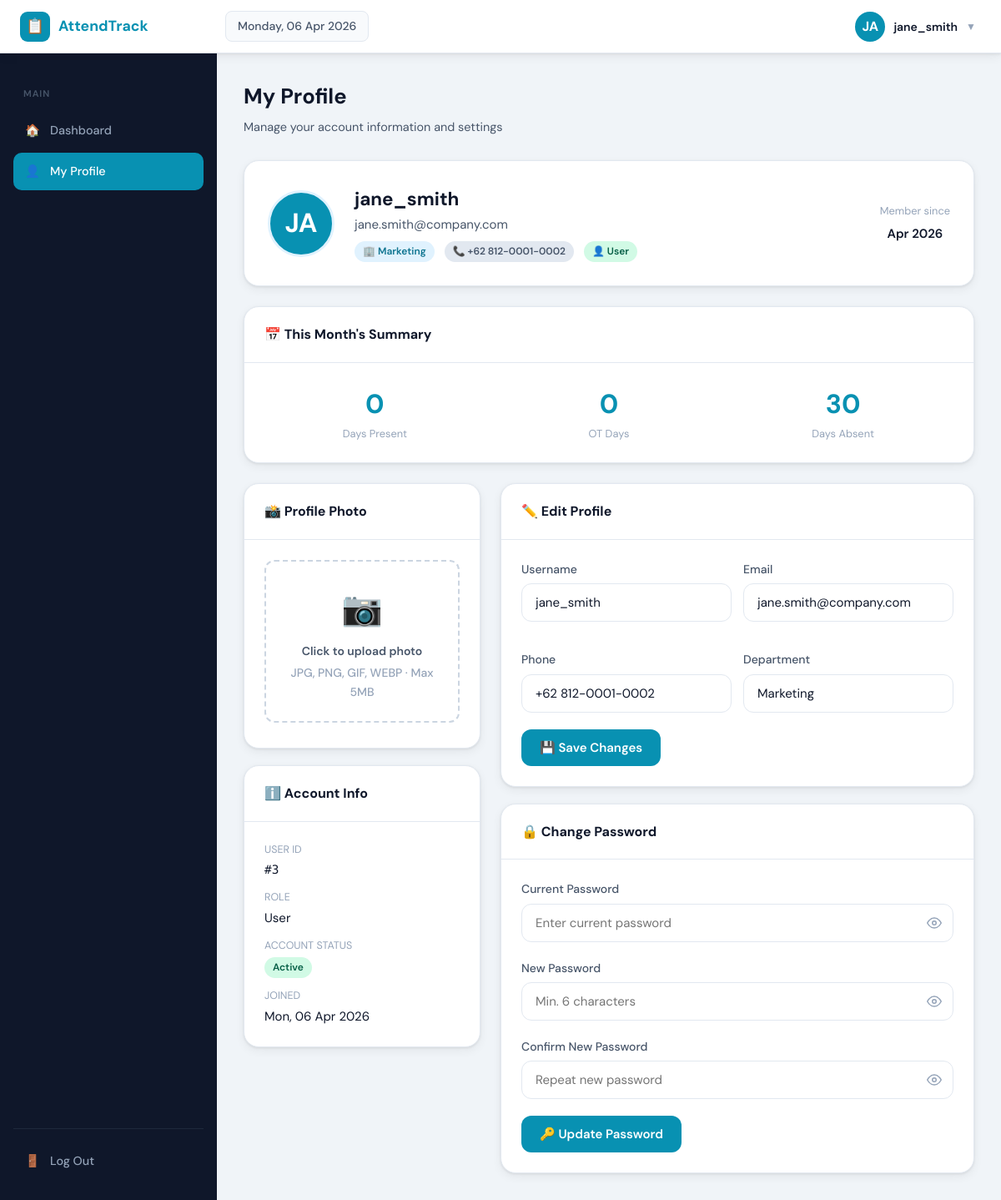
Screenshot of /profile.php (signed in) with the database file from the repository.
### tables this page shows
CREATE TABLE IF NOT EXISTS `users` (
  `id`          INT           NOT NULL AUTO_INCREMENT,
  `username`    VARCHAR(30)   NOT NULL,
  `email`       VARCHAR(100)  NOT NULL,
  `password`    VARCHAR(255)  NOT NULL,
  `role`        ENUM('user','admin') NOT NULL DEFAULT 'user',
  `phone`       VARCHAR(20)   DEFAULT NULL,
  `department`  VARCHAR(100)  DEFAULT NULL,
  `work_start`  TIME          DEFAULT NULL,
  `work_end`    TIME          DEFAULT NULL,
  `profile_pic` MEDIUMTEXT    DEFAULT NULL,
  `is_active`   TINYINT(1)    NOT NULL DEFAULT 1,
  `created_at`  DATETIME      NOT NULL DEFAULT CURRENT_TIMESTAMP,
  `updated_at`  DATETIME      DEFAULT CURRENT_TIMESTAMP ON UPDATE CURRENT_TIMESTAMP,
  PRIMARY KEY (`id`),
  UNIQUE KEY `uq_username` (`username`),
  UNIQUE KEY `uq_email` (`email`)
);

### config.php (called while the page is built, shortened)
<?php
function e($str) {
    return htmlspecialchars((string)$str, ENT_QUOTES, 'UTF-8');
}

### functions.php (called while the page is built, shortened)
<?php
require_once __DIR__ . '/config.php';
function getUserById($id) {
    $db = getDB();
    $stmt = $db->prepare("SELECT * FROM users WHERE id = ?");
    $stmt->execute([$id]);
    return $stmt->fetch();
}
function getUserAttendance($userId, $from = null, $to = null, $limit = 30) {
    $db = getDB();
    $params = [$userId];
    $where = "WHERE a.user_id = ?";
    if ($from) { $where .= " AND a.work_date >= ?"; $params[] = $from; }
    if ($to)   { $where .= " AND a.work_date <= ?"; $params[] = $to; }
    $params[] = $limit;
    $stmt = $db->prepare("SELECT a.*, u.username, u.email FROM attendance a JOIN users u ON a.user_id = u.id $where ORDER BY a.work_date DESC LIMIT ?");
    $stmt->execute($params);
    return $stmt->fetchAll();
}
function formatDate($d) {
    return $d ? date('D, d M Y', strtotime($d)) : '—';
}

### profile.php (the view, shortened to what this page needs)
<?php
require_once __DIR__ . '/config.php';
require_once __DIR__ . '/functions.php';
$activePage = 'profile';
$user       = getUserById($_SESSION['user_id']);
$workStats = getUserAttendance($user['id'], date('Y-m-01'), date('Y-m-t'), 100);
$totalDays = count($workStats);
$otDays    = count(array_filter($workStats, fn($r) => $r['ot_checkin_time']));
?>
<!DOCTYPE html>
<html lang="en">
<head>
<link rel="stylesheet" href="assets/css/style.css">
</head>
<body>
<?php include __DIR__ . '/includes/nav.php'; ?>
  <main class="main-content">
    <div class="page-header">
      <h1>My Profile</h1>
      <p>Manage your account information and settings</p>
    </div>
    <div class="profile-header">
      <div class="profile-avatar">
        <?php $pic = $user['profile_pic'] ?? ''; $isDataUrl = $pic && str_starts_with($pic, 'data:'); ?>
        <?php if ($isDataUrl): ?>
          <img src="<?= $pic ?>" alt="Profile">
        <?php else: ?>
          <?= e($initials) ?>
        <?php endif; ?>
      </div>
      <div>
        <h2 style="font-size:1.4rem;font-weight:700"><?= e($user['username']) ?></h2>
        <p style="color:var(--txt2)"><?= e($user['email']) ?></p>
        <div style="display:flex;gap:12px;margin-top:8px;flex-wrap:wrap">
          <?php if ($user['department']): ?><span class="badge badge-blue">🏢 <?= e($user['department']) ?></span><?php endif; ?>
          <?php if ($user['phone']): ?><span class="badge badge-grey">📞 <?= e($user['phone']) ?></span><?php endif; ?>
          <span class="badge <?= $_SESSION['role'] === 'admin' ? 'badge-purple' : 'badge-green' ?>">
            <?= $_SESSION['role'] === 'admin' ? '⚙️ Admin' : '👤 User' ?>
          </span>
        </div>
      </div>
      <div style="margin-left:auto;text-align:center">
        <div style="font-size:.8rem;color:var(--txt3);margin-bottom:4px">Member since</div>
        <div style="font-weight:600"><?= date('M Y', strtotime($user['created_at'])) ?></div>
      </div>
    </div>
    <div class="card" style="margin-bottom:24px">
      <div class="card-header"><h2>📅 This Month's Summary</h2></div>
      <div class="card-body">
        <div class="month-stats">
          <div class="month-stat"><div class="num"><?= $totalDays ?></div><div class="label">Days Present</div></div>
          <div class="month-stat"><div class="num"><?= $otDays ?></div><div class="label">OT Days</div></div>
          <div class="month-stat"><div class="num"><?= date('t') - $totalDays ?></div><div class="label">Days Absent</div></div>
        </div>
      </div>
    </div>
    <div class="profile-grid">
      <div style="display:flex;flex-direction:column;gap:20px">
        <div class="card">
          <div class="card-header"><h2>📸 Profile Photo</h2></div>
          <div class="card-body">
            <form method="POST" id="photo-form">
              <label class="photo-upload-zone" for="profile_pic_input" id="upload-label">
                <div style="font-size:2.5rem;margin-bottom:8px">📷</div>
                <div style="font-weight:600;margin-bottom:4px">Click to upload photo</div>
                <div class="text-muted">JPG, PNG, GIF, WEBP · Max 5MB</div>
              </label>
            </form>
          </div>
        </div>
        <div class="card">
          <div class="card-header"><h2>ℹ️ Account Info</h2></div>
          <div class="card-body" style="display:flex;flex-direction:column;gap:12px">
            <div><div class="text-muted" style="font-size:.78rem;margin-bottom:2px">USER ID</div><div style="font-family:'DM Mono',monospace;font-size:.9rem">#<?= $user['id'] ?></div></div>
            <div><div class="text-muted" style="font-size:.78rem;margin-bottom:2px">ROLE</div><div><?= ucfirst($user['role']) ?></div></div>
            <div>
              <div class="text-muted" style="font-size:.78rem;margin-bottom:2px">ACCOUNT STATUS</div>
              <span class="badge <?= $user['is_active'] ? 'badge-green' : 'badge-red' ?>"><?= $user['is_active'] ? 'Active' : 'Inactive' ?></span>
            </div>
            <div><div class="text-muted" style="font-size:.78rem;margin-bottom:2px">JOINED</div><div><?= formatDate($user['created_at']) ?></div></div>
          </div>
        </div>
      </div>
      <div style="display:flex;flex-direction:column;gap:20px">
        <div class="card">
          <div class="card-header"><h2>✏️ Edit Profile</h2></div>
          <div class="card-body">
            <form method="POST">
              <div style="display:grid;grid-template-columns:1fr 1fr;gap:14px">
                <div class="form-group"><label>Username</label><input type="text" name="username" value="<?= e($user['username']) ?>" required maxlength="30"></div>
                <div class="form-group"><label>Email</label><input type="email" name="email" value="<?= e($user['email']) ?>" required></div>
                <div class="form-group"><label>Phone</label><input type="tel" name="phone" value="<?= e($user['phone'] ?? '') ?>" placeholder="+62 xxx"></div>
                <div class="form-group"><label>Department</label><input type="text" name="department" value="<?= e($user['department'] ?? '') ?>" placeholder="e.g. Engineering"></div>
              </div>
              <button type="submit" class="btn btn-primary">💾 Save Changes</button>
            </form>
          </div>
        </div>
        <div class="card">
          <div class="card-header"><h2>🔒 Change Password</h2></div>
          <div class="card-body">
            <form method="POST">
              <div class="form-group">
                <label>Current Password</label>
                <div class="input-wrap">
                  <input type="password" name="current_password" id="cur-pwd" class="has-icon" placeholder="Enter current password" required>
                  <span class="input-icon" onclick="togglePassword('cur-pwd', this)">
                    <svg xmlns="http://www.w3.org/2000/svg" width="18" height="18" viewBox="0 0 24 24" fill="none" stroke="currentColor" stroke-width="2" stroke-linecap="round" stroke-linejoin="round"><path d="M1 12s4-8 11-8 11 8 11 8-4 8-11 8-11-8-11-8z"/><circle cx="12" cy="12" r="3"/></svg>
                  </span>
                </div>
              </div>
              <div class="form-group">
                <label>New Password</label>
                <div class="input-wrap">
                  <input type="password" name="new_password" id="new-pwd" class="has-icon" placeholder="Min. 6 characters" required>
                  <span class="input-icon" onclick="togglePassword('new-pwd', this)">
                    <svg xmlns="http://www.w3.org/2000/svg" width="18" height="18" viewBox="0 0 24 24" fill="none" stroke="currentColor" stroke-width="2" stroke-linecap="round" stroke-linejoin="round"><path d="M1 12s4-8 11-8 11 8 11 8-4 8-11 8-11-8-11-8z"/><circle cx="12" cy="12" r="3"/></svg>
                  </span>
                </div>
              </div>
              <div class="form-group">
                <label>Confirm New Password</label>
                <div class="input-wrap">
                  <input type="password" name="confirm_password" id="conf-pwd" class="has-icon" placeholder="Repeat new password" required>
                  <span class="input-icon" onclick="togglePassword('conf-pwd', this)">
                    <svg xmlns="http://www.w3.org/2000/svg" width="18" height="18" viewBox="0 0 24 24" fill="none" stroke="currentColor" stroke-width="2" stroke-linecap="round" stroke-linejoin="round"><path d="M1 12s4-8 11-8 11 8 11 8-4 8-11 8-11-8-11-8z"/><circle cx="12" cy="12" r="3"/></svg>
                  </span>
                </div>
              </div>
              <button type="submit" class="btn btn-primary">🔑 Update Password</button>
            </form>
          </div>
        </div>
      </div>
    </div>
  </main>
</div>
</body>
</html>

### includes/nav.php (shortened to what this page needs)
<?php
$user     = getUserById($_SESSION['user_id']);
$initials = strtoupper(substr($user['username'] ?? 'U', 0, 2));
$pic      = $user['profile_pic'] ?? '';
$isDataUrl = $pic && str_starts_with($pic, 'data:');
$depth  = substr_count(ltrim($_SERVER['SCRIPT_NAME'], '/'), '/');
$base   = str_repeat('../', $depth);
?>
<div class="app-layout">
  <header class="topbar">
    <div class="brand">
      <div class="icon">📋</div>
      <?= e(APP_NAME) ?>
    </div>
    <div class="topbar-date" id="topbar-datetime">
      <?= date('l, d M Y') ?>
    </div>
    <div class="topbar-right">
      <div class="dropdown">
        <button class="avatar-btn" onclick="toggleDropdown()">
          <div class="avatar" style="position:relative;overflow:hidden;width:36px;height:36px;border-radius:50%;flex-shrink:0;">
            <?php if ($isDataUrl): ?>
              <img src="<?= $pic ?>" alt="" style="position:absolute;inset:0;width:100%;height:100%;object-fit:cover;object-position:center;border-radius:50%;">
            <?php else: ?>
              <?= e($initials) ?>
            <?php endif; ?>
          </div>
          <span class="avatar-name"><?= e($user['username']) ?></span>
          <span style="font-size:.75rem;color:var(--txt3)">▼</span>
        </button>
      </div>
    </div>
  </header>
  <nav class="sidebar" id="sidebar">
    <div class="nav-section-label">Main</div>
    <a href="<?= $base ?>dashboard.php"
       class="nav-item <?= ($activePage ?? '') === 'dashboard' ? 'active' : '' ?>">
      <span>🏠</span> Dashboard
    </a>
    <a href="<?= $base ?>profile.php"
       class="nav-item <?= ($activePage ?? '') === 'profile' ? 'active' : '' ?>">
      <span>👤</span> My Profile
    </a>
    <div class="sidebar-footer">
      <a href="<?= $base ?>logout.php" class="nav-item">
        <span>🚪</span> Log Out
      </a>
    </div>
  </nav>

### profile.php (style rules this page uses)
.profile-grid { display: grid; grid-template-columns: 1fr 2fr; gap: 24px; }
.photo-upload-zone { border: 2px dashed var(--border2); border-radius: var(--radius); padding: 24px; text-align: center; cursor: pointer; transition: border-color var(--transition), background var(--transition); }
.month-stat { text-align: center; }
.month-stat .num { font-size: 2rem; font-weight: 700; color: var(--primary); }
.month-stat .label { font-size: .8rem; color: var(--txt3); }
.month-stats { display: grid; grid-template-columns: repeat(3, 1fr); gap: 16px; }

### rows the page displays
users: username "JA", username "jane_smith", email "jane.smith@company.com", department "Marketing", phone "+62 812-0001-0002", created_at "Apr 2026", id "3", role "User", created_at "Mon, 06 Apr 2026"

### other values shown
APP_NAME "AttendTrack"
$totalDays "0"
$otDays "0"
